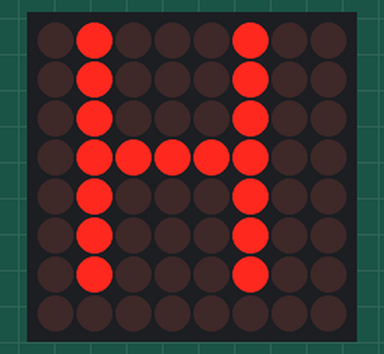
A sketch run on a simulated Arduino Uno, built with avr-gcc and run on an emulated ATmega328P. Parts: 8×8 LED matrix.

Above: at 0.47 s.
At 1.4 s:
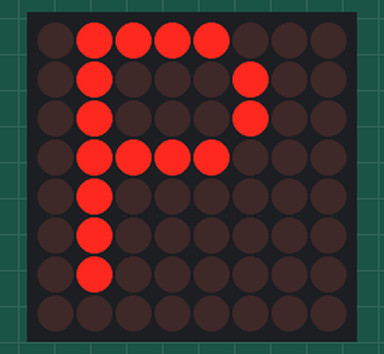
At 2.2 s:
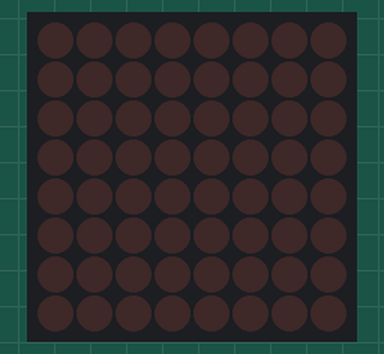

The sketch:

codigo2.ino
```cpp
#include "LedControlMS.h"
#define MAX 1       // Cuantas matrices se usarán

LedControl led=LedControl(8,10,9, MAX);  // Creamos una instancia de LedControl

void setup()
   {
      for (int x=0; x< MAX ; x++)
        {
           led.shutdown(x,false);    // Activar las matrices
           led.setIntensity(x,8);    // Se ajusta el brillo de los LED´s como se desee (0-15)
           led.clearDisplay(x);      // Se borra todo
        }
   }

void loop()
   {
        led.writeString(0," HeTPro ");  //texto que se mostrara en la matriz
        delay(1000);  //se espera 1 segundo
   }
```

Measured:
- by itself, everything shown: repeats every 3.5 s, in 7 steps
- what the display in image 2 shows lasts 1.6 s, from 2.2 s to 3.8 s
